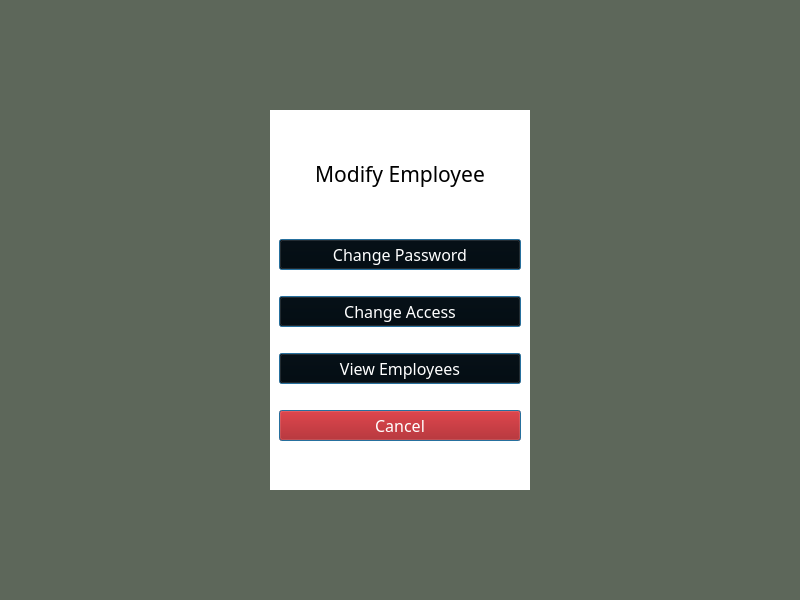
<?xml version="1.0" encoding="UTF-8"?>
<ui version="4.0">
 <class>MainWindow</class>
 <widget class="QMainWindow" name="MainWindow">
  <property name="geometry">
   <rect>
    <x>0</x>
    <y>0</y>
    <width>800</width>
    <height>600</height>
   </rect>
  </property>
  <property name="windowTitle">
   <string>Limitless Loyalty</string>
  </property>
  <property name="styleSheet">
   <string notr="true">background-color: rgb(93, 103, 90);</string>
  </property>
  <property name="tabShape">
   <enum>QTabWidget::Rounded</enum>
  </property>
  <widget class="QWidget" name="centralwidget">
   <layout class="QGridLayout" name="gridLayout">
    <item row="1" column="1">
     <widget class="QWidget" name="verticalWidget" native="true">
      <property name="styleSheet">
       <string notr="true">background-color: rgb(255, 255, 255);</string>
      </property>
      <layout class="QVBoxLayout" name="verticalLayout">
       <item>
        <spacer name="verticalSpacer_3">
         <property name="orientation">
          <enum>Qt::Vertical</enum>
         </property>
         <property name="sizeHint" stdset="0">
          <size>
           <width>20</width>
           <height>40</height>
          </size>
         </property>
        </spacer>
       </item>
       <item>
        <widget class="QLabel" name="label">
         <property name="font">
          <font>
           <family>Bell MT</family>
           <pointsize>16</pointsize>
          </font>
         </property>
         <property name="text">
          <string>Modify Employee</string>
         </property>
         <property name="alignment">
          <set>Qt::AlignCenter</set>
         </property>
        </widget>
       </item>
       <item>
        <widget class="QLabel" name="errMsg">
         <property name="font">
          <font>
           <family>Bell MT</family>
           <pointsize>10</pointsize>
          </font>
         </property>
         <property name="styleSheet">
          <string notr="true">color: rgb(255, 255, 255);</string>
         </property>
         <property name="text">
          <string>&lt;DEFAULT ERROR TEXT&gt;</string>
         </property>
         <property name="alignment">
          <set>Qt::AlignCenter</set>
         </property>
        </widget>
       </item>
       <item>
        <spacer name="horizontalSpacer_4">
         <property name="orientation">
          <enum>Qt::Horizontal</enum>
         </property>
         <property name="sizeHint" stdset="0">
          <size>
           <width>40</width>
           <height>20</height>
          </size>
         </property>
        </spacer>
       </item>
       <item>
        <widget class="QPushButton" name="changePassBtn">
         <property name="font">
          <font>
           <family>Bell MT</family>
           <pointsize>12</pointsize>
          </font>
         </property>
         <property name="styleSheet">
          <string notr="true">background-color: black;
color: white</string>
         </property>
         <property name="text">
          <string>Change Password</string>
         </property>
         <property name="autoDefault">
          <bool>true</bool>
         </property>
         <property name="default">
          <bool>true</bool>
         </property>
        </widget>
       </item>
       <item>
        <spacer name="horizontalSpacer_3">
         <property name="orientation">
          <enum>Qt::Horizontal</enum>
         </property>
         <property name="sizeHint" stdset="0">
          <size>
           <width>40</width>
           <height>20</height>
          </size>
         </property>
        </spacer>
       </item>
       <item>
        <widget class="QPushButton" name="changeAccessBtn">
         <property name="font">
          <font>
           <family>Bell MT</family>
           <pointsize>12</pointsize>
          </font>
         </property>
         <property name="styleSheet">
          <string notr="true">background-color: black;
color: white</string>
         </property>
         <property name="text">
          <string>Change Access</string>
         </property>
         <property name="autoDefault">
          <bool>true</bool>
         </property>
         <property name="default">
          <bool>true</bool>
         </property>
        </widget>
       </item>
       <item>
        <spacer name="horizontalSpacer_5">
         <property name="orientation">
          <enum>Qt::Horizontal</enum>
         </property>
         <property name="sizeHint" stdset="0">
          <size>
           <width>40</width>
           <height>20</height>
          </size>
         </property>
        </spacer>
       </item>
       <item>
        <widget class="QPushButton" name="deleteEmpBtn">
         <property name="font">
          <font>
           <family>Bell MT</family>
           <pointsize>12</pointsize>
          </font>
         </property>
         <property name="styleSheet">
          <string notr="true">background-color: black;
color: white</string>
         </property>
         <property name="text">
          <string>View Employees</string>
         </property>
         <property name="autoDefault">
          <bool>true</bool>
         </property>
         <property name="default">
          <bool>true</bool>
         </property>
        </widget>
       </item>
       <item>
        <spacer name="horizontalSpacer_6">
         <property name="orientation">
          <enum>Qt::Horizontal</enum>
         </property>
         <property name="sizeHint" stdset="0">
          <size>
           <width>40</width>
           <height>20</height>
          </size>
         </property>
        </spacer>
       </item>
       <item>
        <widget class="QPushButton" name="cancelBtn">
         <property name="font">
          <font>
           <family>Bell MT</family>
           <pointsize>12</pointsize>
          </font>
         </property>
         <property name="styleSheet">
          <string notr="true">color: rgb(255, 255, 255);
background-color: rgb(170, 0, 0);</string>
         </property>
         <property name="text">
          <string>Cancel</string>
         </property>
         <property name="default">
          <bool>true</bool>
         </property>
        </widget>
       </item>
       <item>
        <spacer name="verticalSpacer_4">
         <property name="orientation">
          <enum>Qt::Vertical</enum>
         </property>
         <property name="sizeHint" stdset="0">
          <size>
           <width>20</width>
           <height>40</height>
          </size>
         </property>
        </spacer>
       </item>
      </layout>
     </widget>
    </item>
    <item row="1" column="0">
     <spacer name="horizontalSpacer">
      <property name="orientation">
       <enum>Qt::Horizontal</enum>
      </property>
      <property name="sizeHint" stdset="0">
       <size>
        <width>40</width>
        <height>20</height>
       </size>
      </property>
     </spacer>
    </item>
    <item row="0" column="1">
     <spacer name="verticalSpacer">
      <property name="orientation">
       <enum>Qt::Vertical</enum>
      </property>
      <property name="sizeHint" stdset="0">
       <size>
        <width>20</width>
        <height>40</height>
       </size>
      </property>
     </spacer>
    </item>
    <item row="1" column="2">
     <spacer name="horizontalSpacer_2">
      <property name="orientation">
       <enum>Qt::Horizontal</enum>
      </property>
      <property name="sizeHint" stdset="0">
       <size>
        <width>40</width>
        <height>20</height>
       </size>
      </property>
     </spacer>
    </item>
    <item row="2" column="1">
     <spacer name="verticalSpacer_2">
      <property name="orientation">
       <enum>Qt::Vertical</enum>
      </property>
      <property name="sizeHint" stdset="0">
       <size>
        <width>20</width>
        <height>40</height>
       </size>
      </property>
     </spacer>
    </item>
   </layout>
  </widget>
 </widget>
 <tabstops>
  <tabstop>changePassBtn</tabstop>
  <tabstop>changeAccessBtn</tabstop>
  <tabstop>deleteEmpBtn</tabstop>
  <tabstop>cancelBtn</tabstop>
 </tabstops>
 <resources/>
 <connections/>
</ui>
